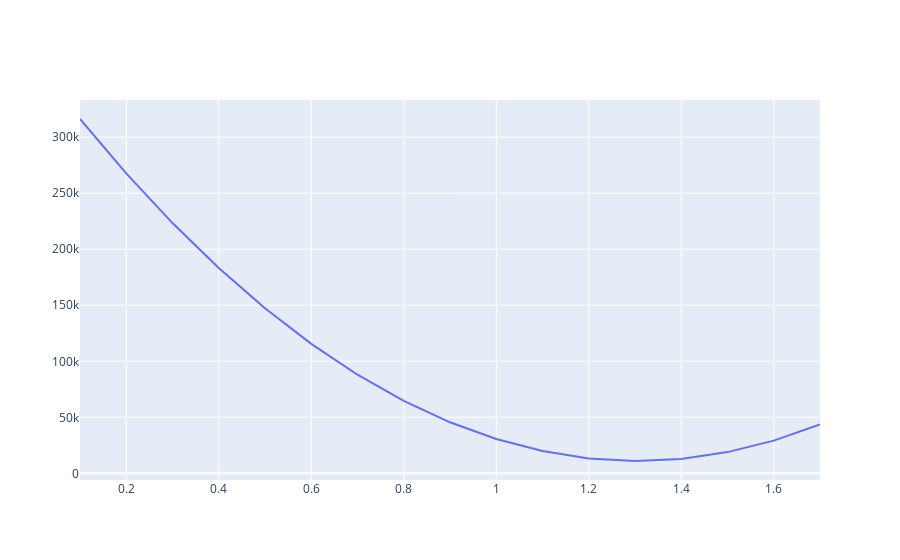

Notebook code cell kept with this figure:
### Markdown cell above
And let's plot this out using a a line chart.

### Code cell
from plotly.offline import iplot, init_notebook_mode
init_notebook_mode(connected=True)
from graph import plot, trace_values

initial_m_values = list(range(1, 18, 1))
scaled_m_values = list(map(lambda initial_m_value: initial_m_value/10,initial_m_values))
cost_values = rss_values(budgets, revenues, scaled_m_values, 133.33)

if cost_values:
    rss_trace = trace_values(cost_values['m_values'], cost_values['rss_values'], mode = 'lines')
    plot([rss_trace])

### Figure 1 — Plotly figure (JSON) as saved in the notebook; plotly's stock layout.template omitted (floating-point values rounded to 4 significant figures)
{"data": [{"mode": "lines", "name": "data", "text": [], "type": "scatter", "x": [0.1, 0.2, 0.3, 0.4, 0.5, 0.6, 0.7, 0.8, 0.9, 1, 1.1, 1.2, 1.3, 1.4, 1.5, 1.6, 1.7], "y": [316200.0, 267700.0, 223400.0, 183200.0, 147300.0, 115600.0, 88030.0, 64690.0, 45560.0, 30630.0, 19890.0, 13360.0, 11020.0, 12890.0, 18960.0, 29220.0, 43690.0]}], "layout": {}}
